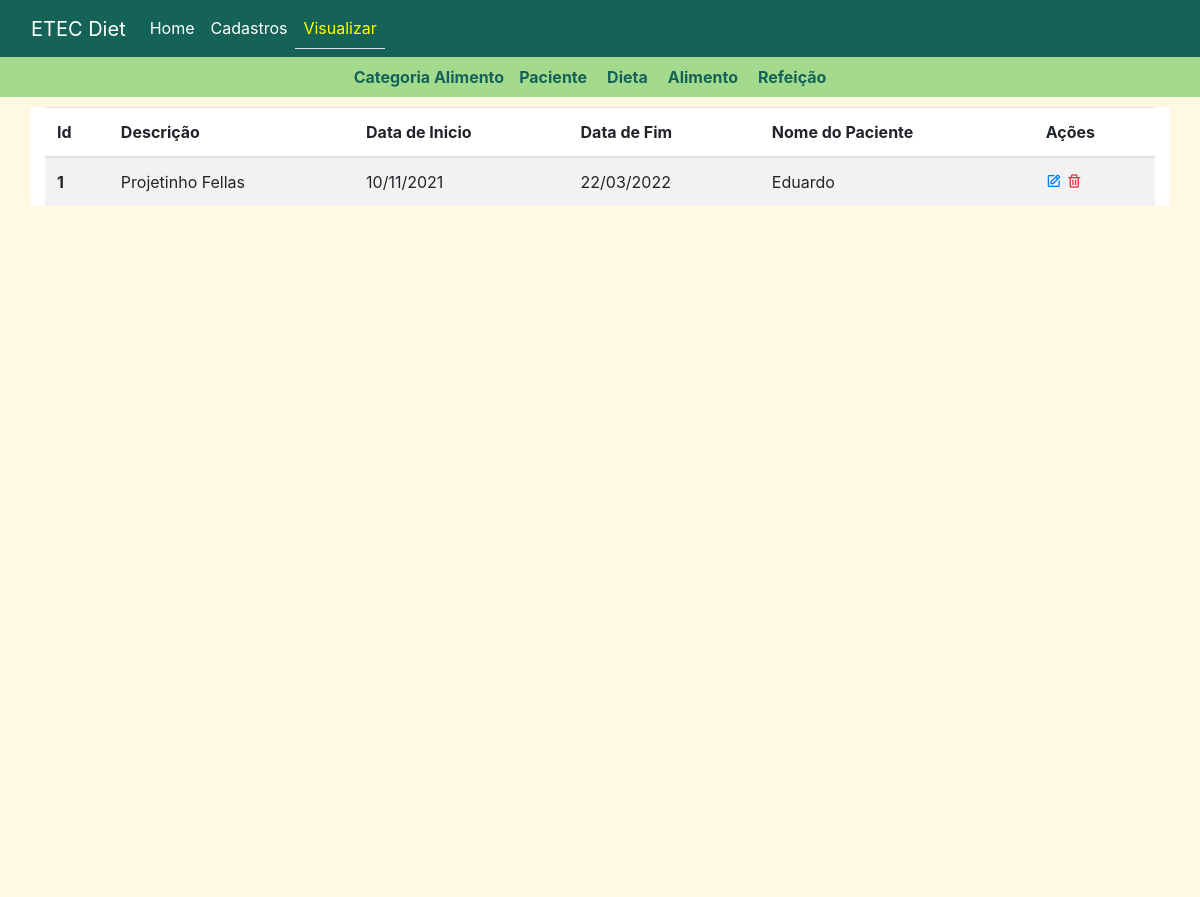
Page /dieta on the earlier database version.
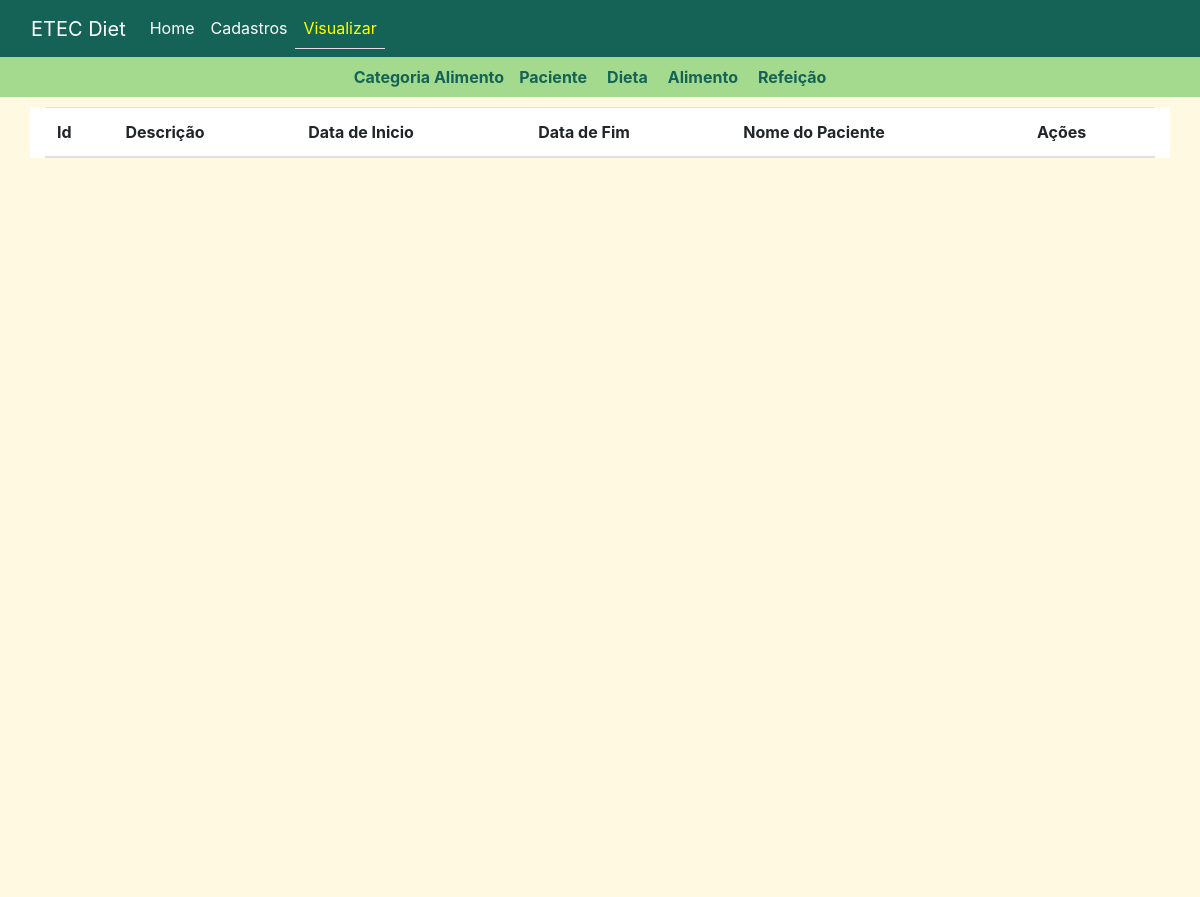
Same page on the later database version.
### tables this page shows
CREATE TABLE `dieta` (
  `id` int NOT NULL AUTO_INCREMENT,
  `descricao` varchar(100) NOT NULL,
  `data_inicio` date NOT NULL,
  `data_fim` date NOT NULL,
  `id_paciente` int NOT NULL,
  PRIMARY KEY (`id`),
  KEY `id_paciente` (`id_paciente`),
  CONSTRAINT `dieta_ibfk_1` FOREIGN KEY (`id_paciente`) REFERENCES `paciente` (`id`)
);

CREATE TABLE `paciente` (
  `id` int NOT NULL AUTO_INCREMENT,
  `nome` varchar(100) NOT NULL,
  `data_nascimento` date NOT NULL,
  `peso` double NOT NULL,
  `altura` double NOT NULL,
  `sexo` varchar(1) DEFAULT NULL,
  PRIMARY KEY (`id`)
);

### Controller/DietaController.php (called while the page is built, shortened)
<?php
class DietaController{
    public static function index(){
        $arr_dietas = self::listar();
        include 'View/modules/Dieta/ListarDieta.php';
    }
    public static function listar(){
        $model = new DietaModel();
        $arr_dieta = $model->getAll();
        return $arr_dieta;
    }
}

### DAO/MySQL.php (called while the page is built, shortened)
<?php
class MySQL extends PDO{
    public $dsn = "mysql:host=localhost;dbname=etec_diet_v2";
    public $user = "root";
    public $pass = "Eduardo@mysql";
    public function __construct()
    {
        return parent::__construct($this->dsn, $this->user, $this->pass);
    }
}

### Model/DietaModel.php (called while the page is built, shortened)
<?php
class DietaModel{
    public function getAll(){
        include 'DAO/DietaDAO.php';
        $dao = new DietaDAO();
        return $dao->getAllRows();
    }
}

### DAO/DietaDAO.php (called while the page is built, shortened)
<?php
class DietaDAO{
    public $conexao;
    public function __construct()
    {
        include_once 'MySQL.php';
        $this->conexao = new MySQL();
    }
    public function getAllRows(){
        $sql = 'SELECT d.id,
                       d.descricao,
                       DATE_FORMAT(data_inicio, "%d/%m/%Y") as data_inicio,
                       DATE_FORMAT(data_fim, "%d/%m/%Y") as data_fim,
                       p.nome as nome_paciente
                 FROM dieta d
                 JOIN paciente p on p.id = d.id_paciente
                 ';
        $stmt = $this->conexao->prepare($sql);
        $stmt->execute();
        return $stmt->fetchAll(PDO::FETCH_CLASS);
    }
}

### View/modules/Dieta/ListarDieta.php (the view, shortened to what this page needs)
<!DOCTYPE html>
<html lang="en">
<head>
    <link rel="stylesheet" href="View/css/listas.css">
    <?php include 'View/includes/css_config.php' ?>
</head>
<body>
    <header>
        <?php include 'View/includes/cabecalho_view.php'?>
    </header>
    <main>
        <div class="container">
            <table class="table table-striped">
                <thead>
                    <tr>
                        <th scope="col">Id</th>
                        <th scope="col">Descrição</th>
                        <th scope="col">Data de Inicio</th>
                        <th scope="col">Data de Fim</th>
                        <th scope="col">Nome do Paciente</th>
                        <th scope="col">Ações </th>
                    </tr>
                </thead>
                <tbody>
                <?php foreach($arr_dietas as $dieta): ?>
                    <tr>
                        <th scope="row"><?=$dieta->id?></th>
                        <td><?=$dieta->descricao?></td>
                        <td><?=$dieta->data_inicio?></td>
                        <td><?=$dieta->data_fim?></td>
                        <td><?=$dieta->nome_paciente?></td>
                        <td class="actions">
                            <a href="/ver?id=<?= $dieta->id?>">
                                <i class='bx bx-edit '></i>
                            </a>
                            <a href="/deletar?id=<?= $dieta->id?>">
                                <i class='bx bx-trash text-danger'></i>
                            </a>
                        </td>
                    </tr>
                <?php endforeach?>
                </tbody>
            </table>
        </div>
    </main>
</body>
</html>

### index.php (shortened to what this page needs)
<?php
$uri_parse = parse_url($_SERVER["REQUEST_URI"], PHP_URL_PATH);
switch($uri_parse){
    case '/dieta':
        DietaController::index();
    break;
}

### View/includes/css_config.php (shortened to what this page needs)
<link rel="stylesheet"
      href="https://stackpath.bootstrapcdn.com/bootstrap/4.1.3/css/bootstrap.min.css"
>
<link href='https://unpkg.com/boxicons@2.1.2/css/boxicons.min.css' rel='stylesheet'>

### View/includes/cabecalho_view.php (shortened to what this page needs)
<nav class="navbar navbar-expand-lg navbar-light" style="background-color: #146356;">
  <div class="container-fluid">
    <a class="navbar-brand" href="#" style="color: white;">ETEC Diet</a>
    <div class="collapse navbar-collapse" id="navbarNavDropdown">
      <ul class="navbar-nav">
        <li class="nav-item">
          <a class="nav-link" style="color: white;" aria-current="page" href="/home">Home</a>
        </li>
        <li class="nav-item">
          <a class="nav-link" style="color: white;" href="/cadastros">Cadastros</a>
        </li>
        <li class="nav-item">
          <a class="nav-link border-bottom border-5" style="color: yellow;" href="/index">Visualizar</a>
        </li>
      </ul>
    </div>
  </div>
</nav>
<ul class="nav justify-content-center align-items-center p-2" style="background-color: #A3DA8D">
  <li class="nav-item">
    <strong><a style="color: #146356; padding-right: 15px;" href="/categoria_alimento">Categoria Alimento</a></strong>
  </li>
  <li class="nav-item">
    <strong>
      <a style="color: #146356; padding-right: 20px;" href="/paciente"> Paciente</a>
    </strong>
  </li>
  <li class="nav-item">
    <strong>
      <a style="color: #146356; padding-right: 20px;" href="/dieta"> Dieta</a>
    </strong>
  </li>
  <li class="nav-item">
    <strong>
      <a style="color: #146356; padding-right: 20px;" href="/alimento"> Alimento</a>
    </strong>
  </li>
  <li class="nav-item">
    <strong>
      <a style="color: #146356; padding-right: 20px;" href="/refeicao_alimento"> Refeição</a>
    </strong>
  </li>
</ul>

### View/css/listas.css (style rules this page uses)
* { box-sizing: border-box; }
html { height: 100%; background-color: #fff9e1;; }
main { padding: 10px; height: 100%; background-color: #fff9e1;; }
body { background-color: #fff9e1;; height: 100%; }
.container { background-color: white; }

Differences in the rows shown:
removed dieta: id "1", descricao "Projetinho Fellas", data_inicio "10/11/2021", data_fim "22/03/2022", id_paciente.nome "Eduardo"
